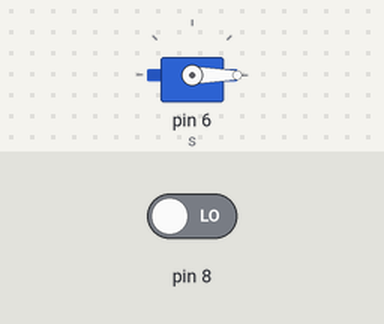
A sketch run on a simulated Arduino Uno, built with avr-gcc and run on an emulated ATmega328P. Shown: servo. The test bench sets the inputs (shaded band); at power-on: pin 8 LOW.

Above: at 1.2 s.
1.3 s: pin 8 driven HIGH
At 1.76 s:
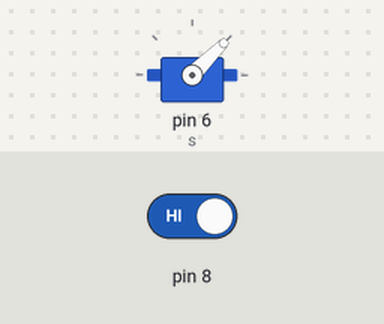
At 2.36 s:
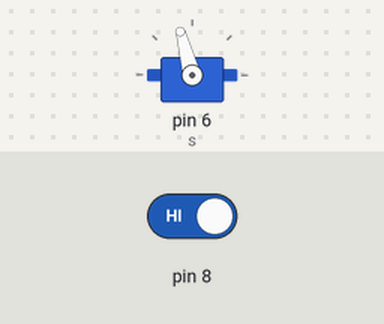
4.3 s: pin 8 driven LOW
At 4.78 s:
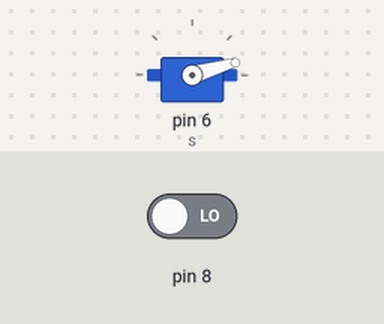
Timing chart, 0 to 7.3 s (numbered marks = the images above; inputs shaded):
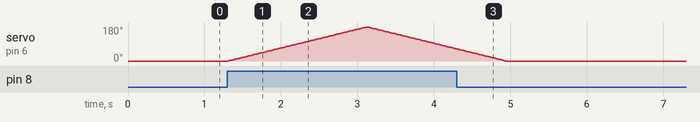

The sketch:

11_car_wiper_servo_rotation1.ino
```cpp
#include<Servo.h>
Servo s;
void setup()
{
  s.attach(6);
  pinMode(8,INPUT);
}

void loop()
{
 int a = digitalRead(8);
  if (a==1) {
    for(int i=0;i<=180;i++){
      s.write(i);
      delay(10);
    }
    for(int i=180;i>=0;i--){
      s.write(i);
      delay(10);
    }
  }
  else{
    s.write(0);
  }
}
```

Measured:
- after the input at 1.3 s, servo on pin 6 (s): rises from 0° to 180° in 1.8 s, then falls to 64° in 1.2 s
- after the input at 4.3 s, servo on pin 6 (s): goes on until 4.9 s, then stays 0°
